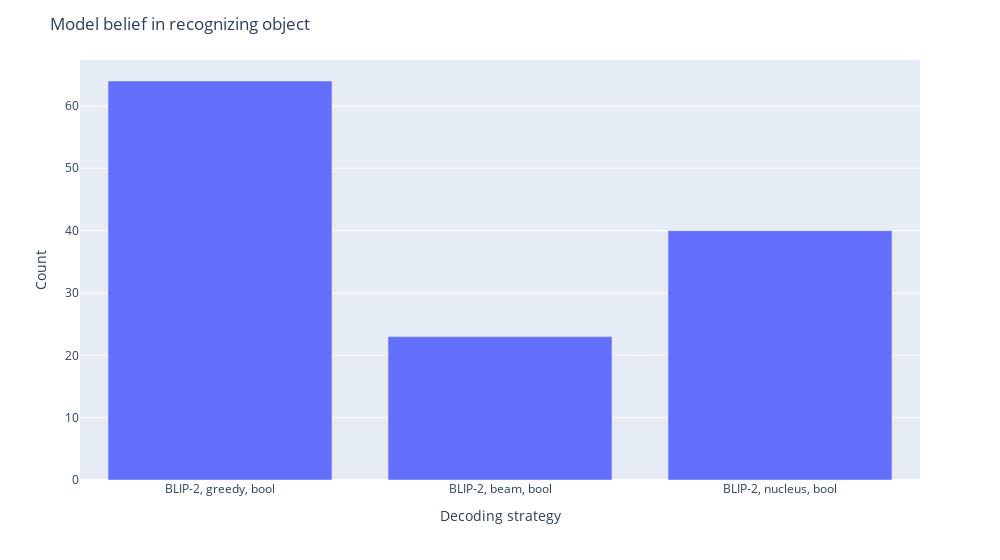

Write notebook code for a chart like this one.
### Code cell
import pandas as pd
import plotly.express as px


# Count the occurrences of "yes" in each column
count_column1 = data["BLIP-2, greedy, bool"].str.lower().str.count(r'\byes\b').sum()
count_column2 = data["BLIP-2, beam, bool"].str.lower().str.count(r'\byes\b').sum()
count_column3 = data["BLIP-2, nucleus, bool"].str.lower().str.count(r'\byes\b').sum()

# Create a DataFrame for the pie chart
data_plot = pd.DataFrame({
    "Column": ["BLIP-2, greedy, bool", "BLIP-2, beam, bool", "BLIP-2, nucleus, bool"],
    "Count": [count_column1, count_column2, count_column3]
})

# Create the bar chart using Plotly
fig = px.bar(data_plot, x='Column', y='Count')

# Set the axis labels
fig.update_layout(width=1000, title='Model belief in recognizing object', xaxis_title='Decoding strategy', yaxis_title='Count')


# Show the plot
fig.show()

# # Save the plot as JSON
fig_json = fig.to_json()
with open('familiarity.json', 'w') as file:
    file.write(fig_json)

### Figure 1 — Plotly figure (JSON) as saved in the notebook; plotly's stock layout.template omitted (floating-point values rounded to 4 significant figures)
{"data": [{"alignmentgroup": "True", "hovertemplate": "Column=%{x}<br>Count=%{y}<extra></extra>", "legendgroup": "", "marker": {"color": "#636efa", "pattern": {"shape": ""}}, "name": "", "offsetgroup": "", "orientation": "v", "showlegend": false, "textposition": "auto", "type": "bar", "x": ["BLIP-2, greedy, bool", "BLIP-2, beam, bool", "BLIP-2, nucleus, bool"], "xaxis": "x", "y": [64, 23, 40], "yaxis": "y"}], "layout": {"barmode": "relative", "legend": {"tracegroupgap": 0}, "margin": {"t": 60}, "title": {"text": "Model belief in recognizing object"}, "width": 1000, "xaxis": {"anchor": "y", "domain": [0, 1], "title": {"text": "Decoding strategy"}}, "yaxis": {"anchor": "x", "domain": [0, 1], "title": {"text": "Count"}}}}
